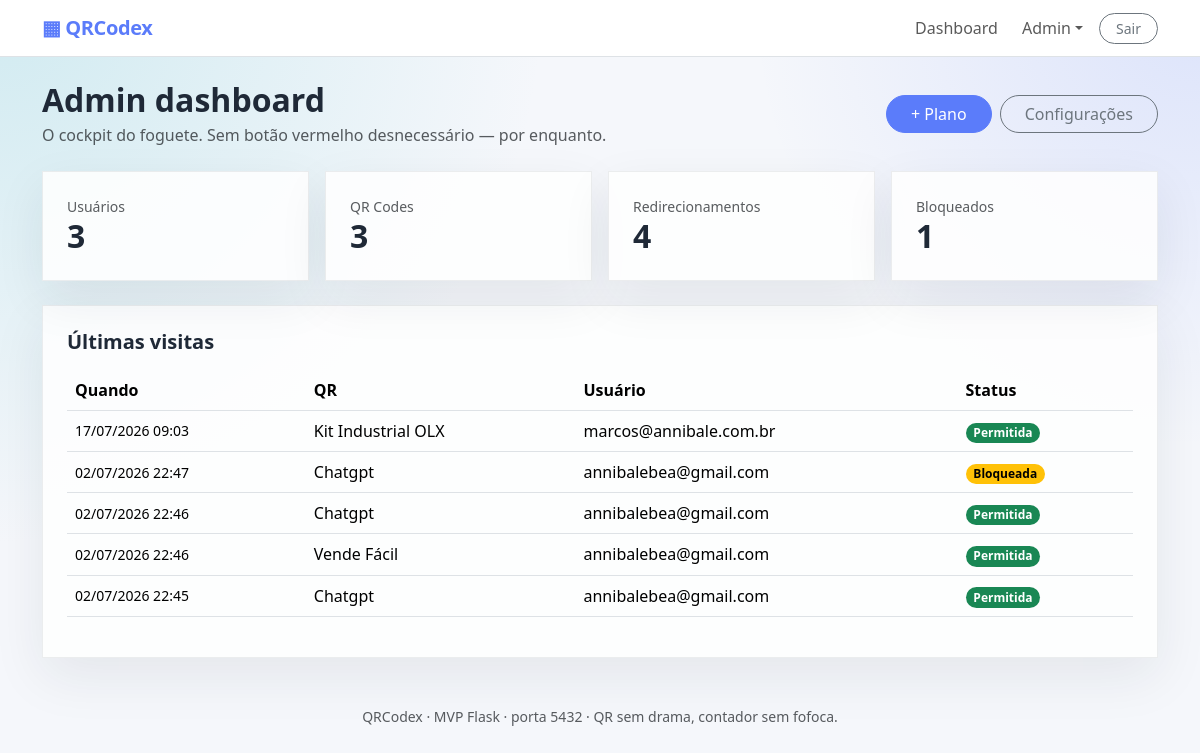
The page /admin (signed in) on the database its author committed.
### app.py (models this page shows, shortened)
class Setting(db.Model):
    key = db.Column(db.String(80), primary_key=True)
    value = db.Column(db.Text, default="")

class Visit(db.Model):
    id = db.Column(db.Integer, primary_key=True)
    qrcode_id = db.Column(db.Integer, db.ForeignKey("qr_code.id"), nullable=False, index=True)
    user_id = db.Column(db.Integer, db.ForeignKey("user.id"), nullable=False, index=True)
    created_at = db.Column(db.DateTime, default=lambda: datetime.now(timezone.utc), index=True)
    ip_hash = db.Column(db.String(64), default="")
    user_agent = db.Column(db.String(255), default="")
    referrer = db.Column(db.String(255), default="")
    allowed = db.Column(db.Boolean, default=True)
    qrcode = db.relationship("QRCode", back_populates="visits")

class QRCode(db.Model):
    id = db.Column(db.Integer, primary_key=True)
    user_id = db.Column(db.Integer, db.ForeignKey("user.id"), nullable=False)
    title = db.Column(db.String(140), nullable=False)
    slug = db.Column(db.String(80), unique=True, nullable=False, index=True)
    target_url = db.Column(db.Text, nullable=False)
    is_active = db.Column(db.Boolean, default=True)
    notes = db.Column(db.Text, default="")
    created_at = db.Column(db.DateTime, default=lambda: datetime.now(timezone.utc))
    updated_at = db.Column(db.DateTime, default=lambda: datetime.now(timezone.utc), onupdate=lambda: datetime.now(timezone.utc))
    user = db.relationship("User", back_populates="qrcodes")
    visits = db.relationship("Visit", back_populates="qrcode", cascade="all, delete-orphan")

class User(db.Model):
    id = db.Column(db.Integer, primary_key=True)
    name = db.Column(db.String(120), nullable=False)
    email = db.Column(db.String(255), unique=True, nullable=False, index=True)
    password_hash = db.Column(db.String(255), nullable=False)
    is_admin = db.Column(db.Boolean, default=False)
    is_active = db.Column(db.Boolean, default=True)
    plan_id = db.Column(db.Integer, db.ForeignKey("plan.id"), nullable=True)
    created_at = db.Column(db.DateTime, default=lambda: datetime.now(timezone.utc))
    plan = db.relationship("Plan", back_populates="users")
    qrcodes = db.relationship("QRCode", back_populates="user", cascade="all, delete-orphan")

### app.py (the view)
@app.route("/admin")
@login_required
@admin_required
def admin_home():
    total_users = User.query.count()
    total_qrs = QRCode.query.count()
    total_visits = Visit.query.filter_by(allowed=True).count()
    blocked_visits = Visit.query.filter_by(allowed=False).count()
    last_visits = Visit.query.order_by(Visit.created_at.desc()).limit(10).all()
    return render_template(
        "admin_home.html",
        total_users=total_users,
        total_qrs=total_qrs,
        total_visits=total_visits,
        blocked_visits=blocked_visits,
        last_visits=last_visits,
    )

### app.py (called while the page is built)
def get_setting(key, default=""):
    row = Setting.query.get(key)
    return row.value if row else default

def current_user():
    user_id = session.get("user_id")
    if not user_id:
        return None
    return User.query.get(user_id)

@app.context_processor
def inject_globals():
    return {
        "current_user": current_user(),
        "site_name": get_setting("site_name", "QRCodex"),
        "signup_open": get_setting("signup_open", "1") == "1",
    }

def login_required(fn):
    @wraps(fn)
    def wrapper(*args, **kwargs):
        user = current_user()
        if not user:
            flash("Entre na sua conta para continuar.", "warning")
            return redirect(url_for("login", next=request.path))
        if not user.is_active:
            session.clear()
            flash("Sua conta está desativada. Fale com o suporte/admin.", "danger")
            return redirect(url_for("login"))
        return fn(*args, **kwargs)
    return wrapper

def admin_required(fn):
    @wraps(fn)
    def wrapper(*args, **kwargs):
        user = current_user()
        if not user or not user.is_admin:
            abort(403)
        return fn(*args, **kwargs)
    return wrapper

### templates/admin_home.html (shortened to what this page needs)
{% extends "base.html" %}
{% block content %}
<div class="d-flex flex-wrap justify-content-between align-items-center gap-3 mb-4">
  <div>
    <h1 class="h2 fw-bold mb-1">Admin dashboard</h1>
    <p class="text-muted mb-0">O cockpit do foguete. Sem botão vermelho desnecessário — por enquanto.</p>
  </div>
  <div class="d-flex gap-2">
    <a href="{{ url_for('admin_plan_form') }}" class="btn btn-primary rounded-pill px-4">+ Plano</a>
    <a href="{{ url_for('admin_settings') }}" class="btn btn-outline-secondary rounded-pill px-4">Configurações</a>
  </div>
</div>
<div class="row g-3 mb-4">
  <div class="col-md-3"><div class="soft-card p-4"><div class="text-muted small">Usuários</div><h2 class="fw-bold mb-0">{{ total_users }}</h2></div></div>
  <div class="col-md-3"><div class="soft-card p-4"><div class="text-muted small">QR Codes</div><h2 class="fw-bold mb-0">{{ total_qrs }}</h2></div></div>
  <div class="col-md-3"><div class="soft-card p-4"><div class="text-muted small">Redirecionamentos</div><h2 class="fw-bold mb-0">{{ total_visits }}</h2></div></div>
  <div class="col-md-3"><div class="soft-card p-4"><div class="text-muted small">Bloqueados</div><h2 class="fw-bold mb-0">{{ blocked_visits }}</h2></div></div>
</div>
<div class="soft-card p-4">
  <h5 class="fw-bold mb-3">Últimas visitas</h5>
  <div class="table-responsive">
    <table class="table align-middle">
      <thead><tr><th>Quando</th><th>QR</th><th>Usuário</th><th>Status</th></tr></thead>
      <tbody>
      {% for visit in last_visits %}
      <tr>
        <td class="small">{{ visit.created_at.strftime('%d/%m/%Y %H:%M') }}</td>
        <td>{{ visit.qrcode.title if visit.qrcode else '-' }}</td>
        <td>{{ visit.qrcode.user.email if visit.qrcode and visit.qrcode.user else '-' }}</td>
        <td>{% if visit.allowed %}<span class="badge rounded-pill text-bg-success">Permitida</span>{% else %}<span class="badge rounded-pill text-bg-warning">Bloqueada</span>{% endif %}</td>
      </tr>
      {% else %}
      <tr><td colspan="4" class="text-muted text-center py-4">Sem visitas ainda.</td></tr>
      {% endfor %}
      </tbody>
    </table>
  </div>
</div>
{% endblock %}

### templates/base.html (shortened to what this page needs)
<!doctype html>
<html lang="pt-BR">
<head>
  <link href="https://cdn.jsdelivr.net/npm/bootstrap@5.3.3/dist/css/bootstrap.min.css" rel="stylesheet">
  <link rel="stylesheet" href="{{ url_for('static', filename='css/style.css') }}">
</head>
<body>
<nav class="navbar navbar-expand-lg navbar-light bg-white border-bottom sticky-top soft-nav">
  <div class="container">
    <a class="navbar-brand fw-bold brand" href="{{ url_for('index') }}">▦ {{ site_name }}</a>
    <div class="collapse navbar-collapse" id="navMenu">
      <ul class="navbar-nav ms-auto align-items-lg-center gap-lg-2">
        {% if current_user %}
          <li class="nav-item"><a class="nav-link" href="{{ url_for('dashboard') }}">Dashboard</a></li>
          {% if current_user.is_admin %}
            <li class="nav-item dropdown">
              <a class="nav-link dropdown-toggle" href="#" role="button" data-bs-toggle="dropdown">Admin</a>
            </li>
          {% endif %}
          <li class="nav-item"><a class="btn btn-outline-secondary btn-sm rounded-pill px-3" href="{{ url_for('logout') }}">Sair</a></li>
        {% else %}
          <li class="nav-item"><a class="nav-link" href="{{ url_for('login') }}">Entrar</a></li>
          {% if signup_open %}
          <li class="nav-item"><a class="btn btn-primary btn-sm rounded-pill px-3" href="{{ url_for('register') }}">Criar conta</a></li>
          {% endif %}
        {% endif %}
      </ul>
    </div>
  </div>
</nav>
<main class="py-4">
  <div class="container">
    {% block content %}{% endblock %}
  </div>
</main>
<footer class="py-4 text-center text-muted small">
  <div class="container">{{ site_name }} · MVP Flask · porta 5432 · QR sem drama, contador sem fofoca.</div>
</footer>
</body>
</html>

### static/css/style.css (style rules this page uses)
:root { --bg: #f5f7fb; --ink: #1f2937; --muted: #6b7280; --brand: #5b7cfa; --brand-2: #8bd3dd; --card: rgba(255, 255, 255, .86); --line: rgba(31, 41, 55, .08); }
* { box-sizing: border-box; }
body { min-height: 100vh; color: var(--ink); background: radial-gradient(circle at top left, rgba(139, 211, 221, .34), transparent 34rem), radial-gradient(circle at top right, rgba(91, 124, 250, .16), transparent 28rem), var(--bg); }
.soft-nav { backdrop-filter: blur(16px); }
.brand { color: var(--brand) !important; letter-spacing: -.02em; }
.hero-card, .soft-card { background: var(--card); border: 1px solid var(--line); box-shadow: 0 18px 50px rgba(31, 41, 55, .08); }
.btn-primary { --bs-btn-bg: var(--brand); --bs-btn-border-color: var(--brand); --bs-btn-hover-bg: #4968e8; --bs-btn-hover-border-color: #4968e8; }
.table > :not(caption) > * > * { background: transparent; }

### rows shown on the page
Setting: value "QRCodex"
Visit: created_at "17/07/2026 09:03", qrcode "Kit Industrial OLX", qrcode.user "marcos@annibale.com.br", allowed "Permitida"
Visit: created_at "02/07/2026 22:47", qrcode "Chatgpt", qrcode.user "annibalebea@gmail.com", allowed "Bloqueada"
Visit: created_at "02/07/2026 22:46", qrcode "Chatgpt", qrcode.user "annibalebea@gmail.com", allowed "Permitida"
Visit: created_at "02/07/2026 22:46", qrcode "Vende Fácil", qrcode.user "annibalebea@gmail.com", allowed "Permitida"
Visit: created_at "02/07/2026 22:45", qrcode "Chatgpt", qrcode.user "annibalebea@gmail.com", allowed "Permitida"

### other values the page prints
{{ total_users }} "3"
{{ total_qrs }} "3"
{{ total_visits }} "4"
{{ blocked_visits }} "1"
